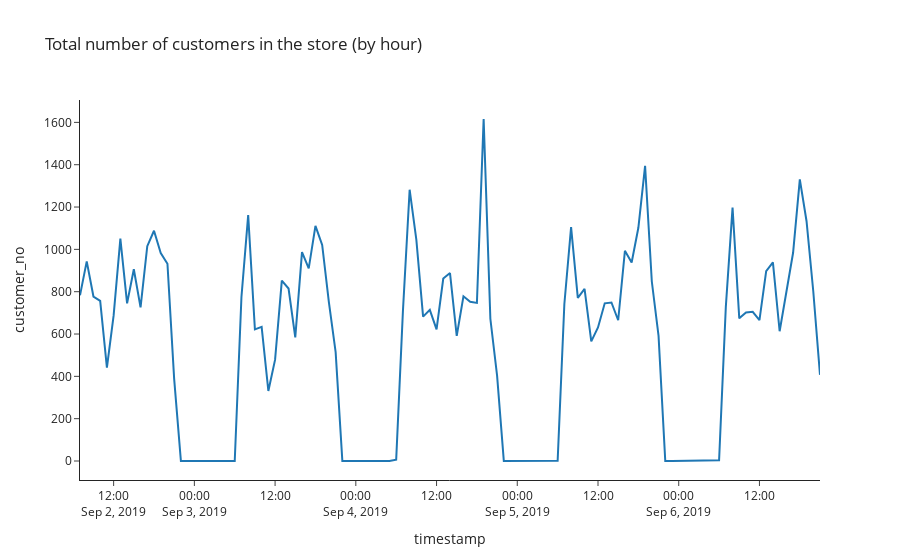

The notebook cell this image was saved under:
### Code cell
px.line(
    customers_by_hour,
    x=customers_by_hour.index,
    y="customer_no",
    title="Total number of customers in the store (by hour)",
    template="simple_white",
)
